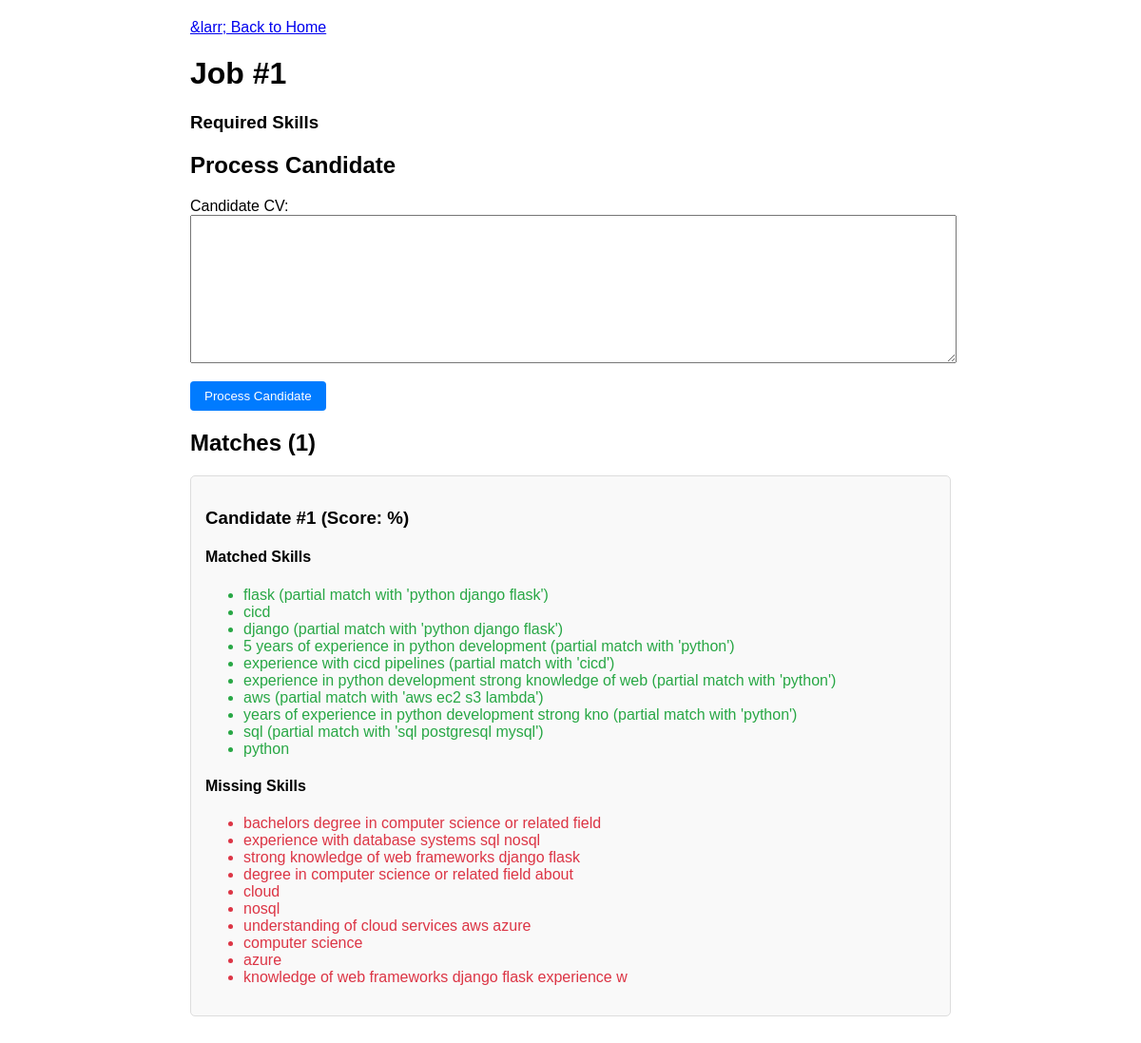
/job/1, run on the app's committed database.
### tables this page shows
CREATE TABLE job_descriptions (
            id INTEGER PRIMARY KEY AUTOINCREMENT,
            title TEXT NOT NULL,
            raw_text TEXT NOT NULL,
            processed_text TEXT NOT NULL,
            skills TEXT NOT NULL,
            qualifications TEXT NOT NULL,
            created_at TIMESTAMP DEFAULT CURRENT_TIMESTAMP
        );

CREATE TABLE matches (
            id INTEGER PRIMARY KEY AUTOINCREMENT,
            job_id INTEGER NOT NULL,
            candidate_id INTEGER NOT NULL,
            overall_score REAL NOT NULL,
            text_similarity REAL NOT NULL,
            skill_match REAL NOT NULL,
            qualification_match REAL NOT NULL,
            matched_skills TEXT NOT NULL,
            missing_skills TEXT NOT NULL,
            shortlisted BOOLEAN DEFAULT FALSE,
            created_at TIMESTAMP DEFAULT CURRENT_TIMESTAMP,
            FOREIGN KEY (job_id) REFERENCES job_descriptions (id),
            FOREIGN KEY (candidate_id) REFERENCES candidates (id)
        );

### app.py (the view)
@app.route('/job/<int:job_id>')
def job_view(job_id):
    job = system.db.get_job_description(job_id)
    matches = system.db.get_matches_for_job(job_id)
    return render_template('job.html', job=job, matches=matches)

### n.py (called while the page is built)
    def get_job_description(self, job_id):
        conn = sqlite3.connect(self.db_path)
        conn.row_factory = sqlite3.Row
        cursor = conn.cursor()
        cursor.execute('SELECT * FROM job_descriptions WHERE id = ?', (job_id,))
        row = cursor.fetchone()
        if row:
            jd_data = dict(row)
            jd_data["skills"] = json.loads(jd_data["skills"])
            jd_data["qualifications"] = json.loads(jd_data["qualifications"])
            conn.close()
            return jd_data
        conn.close()
        return None

### templates/job.html (shortened to what this page needs)
<!DOCTYPE html>
<html>
<head>
</head>
<body>
    <a href="/" class="back-link">&amp;larr; Back to Home</a>
    <h1>Job #{{ job.id }}</h1>
    <h3>Required Skills</h3>
    <h2>Process Candidate</h2>
    <form action="/process_candidate/{{ job.id }}" method="post">
        <div class="form-group">
            <label for="cv_text">Candidate CV:</label>
            <textarea name="cv_text" required></textarea>
        </div>
        <button type="submit">Process Candidate</button>
    </form>
    <h2>Matches ({{ matches|length }})</h2>
    {% for match in matches %}
    <div class="match">
        <h3>Candidate #{{ match.candidate_id }} (Score: {{ match.match_score }}%)</h3>
        <div class="skills">
            <h4>Matched Skills</h4>
            <ul class="skill-match">
                {% for skill in match.matched_skills %}
                <li>{{ skill }}</li>
                {% endfor %}
            </ul>
            <h4>Missing Skills</h4>
            <ul class="skill-missing">
                {% for skill in match.missing_skills %}
                <li>{{ skill }}</li>
                {% endfor %}
            </ul>
        </div>
    </div>
    {% endfor %}
</body>
</html>

### templates/job.html (style rules this page uses)
body { font-family: Arial, sans-serif; max-width: 800px; margin: 0 auto; padding: 20px; }
.form-group { margin-bottom: 15px; }
textarea { width: 100%; height: 150px; }
.match { border: 1px solid #ddd; padding: 15px; margin-bottom: 15px; border-radius: 5px; background: #f9f9f9; }
.skills { margin-top: 10px; }
button { padding: 8px 15px; background: #007bff; color: white; border: none; cursor: pointer; border-radius: 4px; }
.skill-match { color: #28a745; }
.skill-missing { color: #dc3545; }
.back-link { display: block; margin-bottom: 20px; }

### data on the page
job_descriptions: id "1"
matches: candidate_id "1", matched_skills "flask (partial match with 'python django flask')" "cicd" "django (partial match with 'python django flask')" "5 years of experience in python development (partial match with 'python')" "experience with cicd pipelines (partial match with 'cicd')" "experience in python development strong knowledge of web (partial match with 'python')" "aws (partial match with 'aws ec2 s3 lambda')" "years of experience in python development strong kno (partial match with 'python')" "sql (partial match with 'sql postgresql mysql')" "python", missing_skills "bachelors degree in computer science or related field" "experience with database systems sql nosql" "strong knowledge of web frameworks django flask" "degree in computer science or related field about" "cloud" "nosql" "understanding of cloud services aws azure" "computer science" "azure" "knowledge of web frameworks django flask experience w"

### other printed values
{{ matches|length }} "1"
